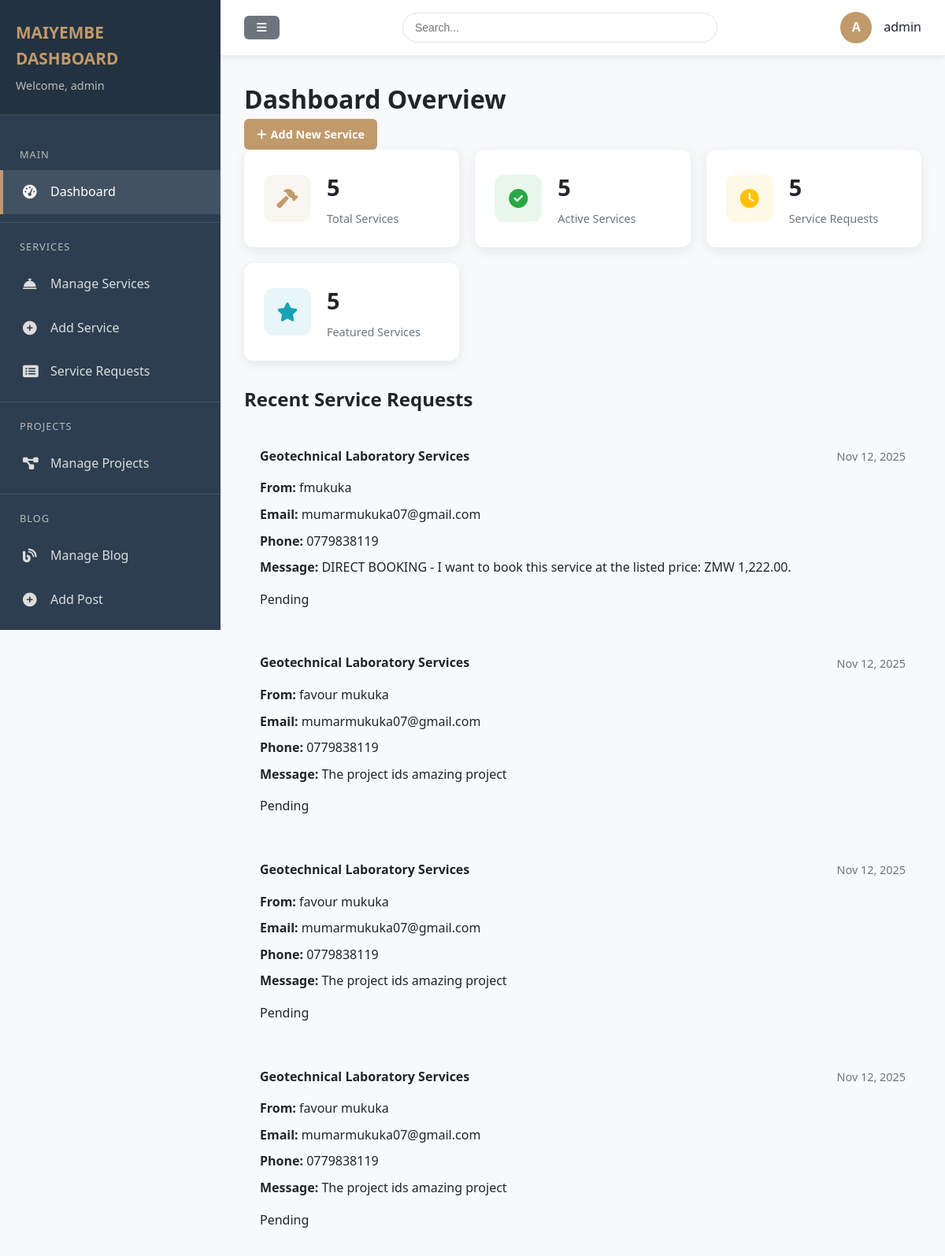
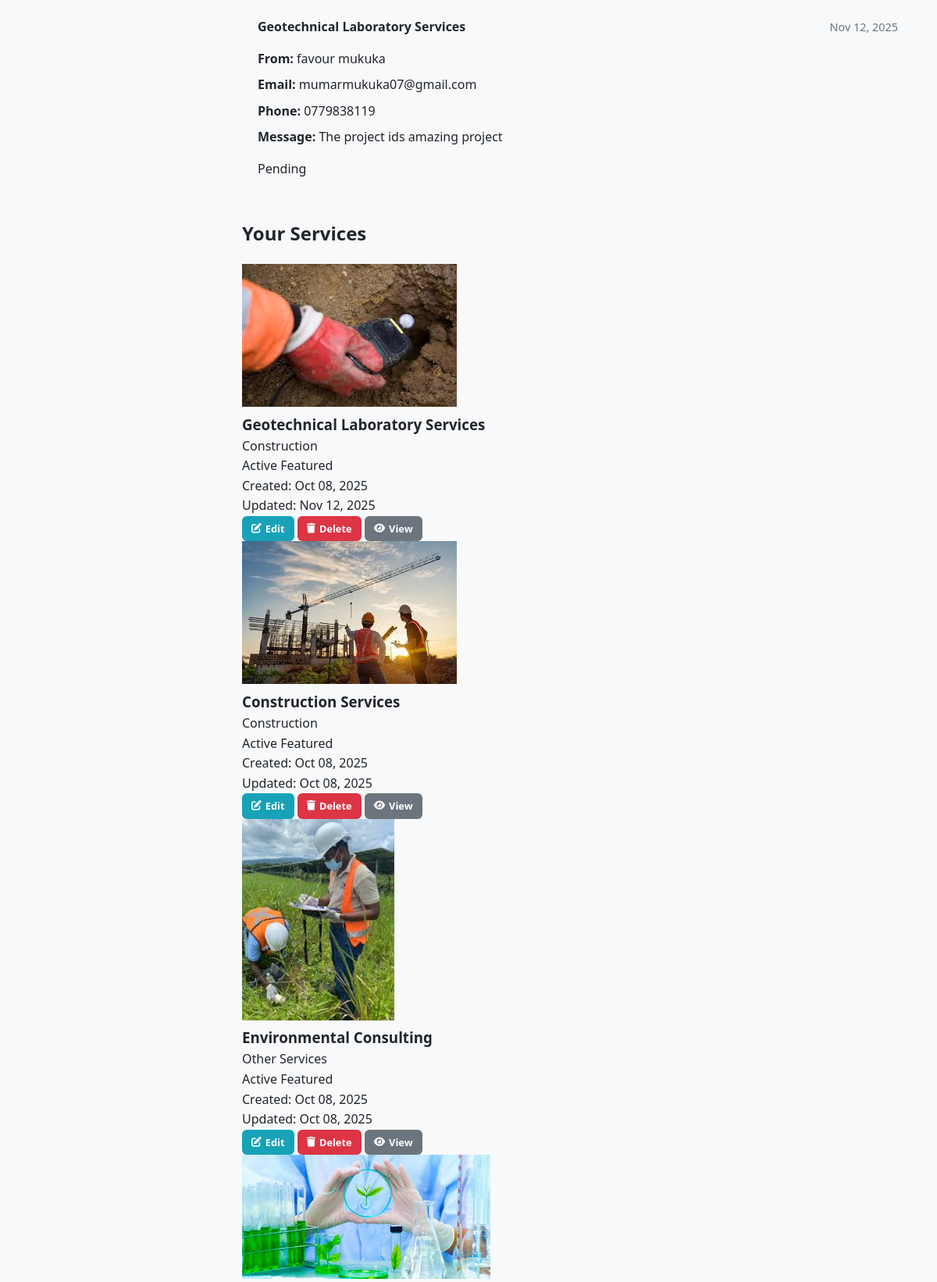
Page /dashboard/ (signed in, upper part) on the committed database (2 pictures, top to bottom).
### accounts/models.py (models this page shows, shortened)
class User(AbstractUser):
    ROLE_CHOICES = [
        ('admin', 'Admin'),
        ('host', 'Host'),
        ('donor', 'Donor'),
    ]
    role = models.CharField(max_length=20, choices=ROLE_CHOICES, default='guest')
    email = models.EmailField(unique=True)
    otp_code = models.CharField(max_length=6, blank=True, null=True)  # Add this field
    is_active = models.BooleanField(default=False)
    profile_picture = models.ImageField(upload_to='profile_pictures/', null=True, blank=True)
    phone_number = models.CharField(max_length=15, blank=True)
    company_name = models.CharField(max_length=100, blank=True)
    company_website = models.URLField(blank=True)
    bio = models.TextField(blank=True)
    is_host = models.BooleanField(default=False)
    USERNAME_FIELD = 'email'
    REQUIRED_FIELDS = ['username']

### core/models.py (models this page shows, shortened)
class ServiceRequest(models.Model):
    SERVICE_TYPES = [
        ('general', 'General Inquiry'),
        ('design', 'Design Consultation'),
        ('construction', 'Construction Project'),
        ('electrical', 'Electrical Work'),
        ('plumbing', 'Plumbing Work'),
        ('management', 'Property Management'),
        ('other', 'Other'),
    ]
    CONTACT_METHODS = [
        ('phone', 'Phone Call'),
        ('email', 'Email'),
        ('whatsapp', 'WhatsApp'),
        ('in-person', 'In-Person Meeting'),
    ]
    BUDGET_RANGES = [
        ('under_10k', 'Under ZMW 10,000'),
        ('10k_50k', 'ZMW 10,000 - 50,000'),
        ('50k_100k', 'ZMW 50,000 - 100,000'),
        ('100k_250k', 'ZMW 100,000 - 250,000'),
        ('250k_500k', 'ZMW 250,000 - 500,000'),
        ('500k_1m', 'ZMW 500,000 - 1,000,000'),
        ('over_1m', 'Over ZMW 1,000,000'),
        ('custom', 'Custom Budget'),
    ]
    service = models.ForeignKey(
        Service,
        on_delete=models.SET_NULL,
        null=True,
        blank=True,
        related_name='requests'
    )
    service_type = models.CharField(
        max_length=50,
        choices=SERVICE_TYPES,
        default='general'
    )
    name = models.CharField(max_length=200)
    email = models.EmailField()
    phone = models.CharField(max_length=20)
    message = models.TextField()
    contact_method = models.CharField(
        max_length=50,
        choices=CONTACT_METHODS,
        default='whatsapp'
    )
    budget_range = models.CharField(
        max_length=50,
        choices=BUDGET_RANGES,
        default='custom'
    )
    custom_budget = models.DecimalField(
        max_digits=12,
        decimal_places=2,
        null=True,
        blank=True,
        help_text="Specific budget amount if custom range selected"
    )
    project_location = models.CharField(
        max_length=200,
        blank=True,
        help_text="Where is the project located?"
    )
    project_timeline = models.CharField(
        max_length=100,
        blank=True,
        help_text="Desired timeline for project completion"
    )
    is_processed = models.BooleanField(default=False)
    created_at = models.DateTimeField(auto_now_add=True)
    updated_at = models.DateTimeField(auto_now=True)
    seen = models.BooleanField(default=False)
    class Meta:
        ordering = ['-created_at']

class Service(models.Model):
    title = models.CharField(max_length=100)
    slug = models.SlugField(unique=True, blank=True)
    short_description = models.TextField(help_text="Brief description for cards and listings", null=True, blank=True)
    full_description = models.TextField(help_text="Detailed description for service page", null=True, blank=True)
    image = models.ImageField(upload_to='services/')
    SERVICE_CATEGORIES = [
        ('design', 'Design & Planning'),
        ('construction', 'Construction'),
        ('electrical', 'Electrical'),
        ('plumbing', 'Plumbing'),
        ('management', 'Property Management'),
        ('other', 'Other Services'),
    ]
    category = models.CharField(
        max_length=50,
        choices=SERVICE_CATEGORIES,
        default='construction'
    )
    icon = models.CharField(
        max_length=50,
        help_text="Font Awesome icon class (e.g. 'fas fa-home')",
        blank=True
    )
    is_featured = models.BooleanField(default=False)
    display_order = models.PositiveIntegerField(default=0)
    created_at = models.DateTimeField(auto_now_add=True)
    updated_at = models.DateTimeField(auto_now=True)
    is_active = models.BooleanField(default=True)
    created_by = models.ForeignKey(
        settings.AUTH_USER_MODEL,
        on_delete=models.SET_NULL,
        null=True,
        related_name='services_created'
    )
    last_updated_by = models.ForeignKey(
        settings.AUTH_USER_MODEL,
        on_delete=models.SET_NULL,
        null=True,
        related_name='services_updated'
    )
    starting_price = models.DecimalField(
        max_digits=12,
        decimal_places=2,
        null=True,
        blank=True,
        help_text="Starting price for this service"
    )
    price_unit = models.CharField(
        max_length=50,
        blank=True,
        help_text="e.g., per square meter, per project, etc."
    )
    price_description = models.TextField(
        blank=True,
        help_text="Description of what's included in the starting price"
    )
    is_price_negotiable = models.BooleanField(default=True)
    price_display_type = models.CharField(
        max_length=20,
        choices=[
            ('starting_from', 'Starting From'),
            ('fixed', 'Fixed Price'),
            ('custom', 'Custom Quote'),
            ('free_consultation', 'Free Consultation'),
        ],
        default='starting_from'
    )
    pricing_breakdown = models.TextField(
        blank=True,
        help_text="Detailed breakdown of what's included in the price (one per line)"
    )
    estimated_duration = models.CharField(
        max_length=100,
        blank=True,
        help_text="e.g., 2-4 weeks, 1-2 days, etc."
    )
    includes_services = models.TextField(
        blank=True,
        help_text="List of services included (one per line)"
    )
    optional_addons = models.TextField(
        blank=True,
        help_text="Optional additional services with prices (one per line)"
    )
    class Meta:
        ordering = ['display_order']

### core/views.py (the view)
# urls.py: path('dashboard/', DashboardView.as_view(), name='dashboard'),
class DashboardView(LoginRequiredMixin, ListView):
    template_name = 'dashboard/dashboard.html'
    context_object_name = 'services'
    def get_queryset(self):
        return Service.objects.filter(created_by=self.request.user).order_by('-updated_at')[:5]
    def get_context_data(self, **kwargs):
        context = super().get_context_data(**kwargs)
        context['service_requests'] = ServiceRequest.objects.all().order_by('-created_at')[:5]
        context['total_services'] = Service.objects.count()
        context['active_services'] = Service.objects.filter(is_active=True).count()
        context['total_requests'] = ServiceRequest.objects.count()
        context['new_requests'] = ServiceRequest.objects.filter(is_processed=False).count()
        return context

### templates/dashboard/dashboard.html (shortened to what this page needs)
{% extends 'dashboard/base.html' %}
{% block dashboard_content %}
<div class="dashboard-header">
    <h1>Dashboard Overview</h1>
    <a href="{% url 'core:service_create' %}" class="btn btn-primary">
        <i class="fas fa-plus"></i> Add New Service
    </a>
</div>
<div class="stats-grid">
    <div class="stat-card">
        <div class="stat-icon primary">
            <i class="fas fa-hammer"></i>
        </div>
        <div class="stat-content">
            <h3>{{ services.count }}</h3>
            <p>Total Services</p>
        </div>
    </div>
    <div class="stat-card">
        <div class="stat-icon success">
            <i class="fas fa-check-circle"></i>
        </div>
        <div class="stat-content">
            <h3>{{ services|length }}</h3>
            <p>Active Services</p>
        </div>
    </div>
    <div class="stat-card">
        <div class="stat-icon warning">
            <i class="fas fa-clock"></i>
        </div>
        <div class="stat-content">
            <h3>{{ service_requests.count }}</h3>
            <p>Service Requests</p>
        </div>
    </div>
    <div class="stat-card">
        <div class="stat-icon info">
            <i class="fas fa-star"></i>
        </div>
        <div class="stat-content">
            <h3>{{ services|length }}</h3>
            <p>Featured Services</p>
        </div>
    </div>
</div>
<div class="service-requests" style="margin-bottom: 30px;">
    <div class="form-container">
        <h2 style="margin-bottom: 20px;">Recent Service Requests</h2>
        <div class="requests-list">
            {% for request in service_requests|slice:":5" %}
            <div class="request-card" style="background: #f8f9fa; padding: 20px; border-radius: 8px; margin-bottom: 15px;">
                <div class="request-header" style="display: flex; justify-content: space-between; align-items: center; margin-bottom: 15px;">
                    <h4 style="margin: 0; color: var(--text-dark);">{{ request.service.title|default:"General Inquiry" }}</h4>
                    <span class="request-date" style="color: var(--text-light); font-size: 0.9rem;">
                        {{ request.created_at|date:"M d, Y" }}
                    </span>
                </div>
                <div class="request-details">
                    <p style="margin-bottom: 8px;"><strong>From:</strong> {{ request.name }}</p>
                    <p style="margin-bottom: 8px;"><strong>Email:</strong> {{ request.email }}</p>
                    <p style="margin-bottom: 8px;"><strong>Phone:</strong> {{ request.phone }}</p>
                    <p style="margin-bottom: 0;"><strong>Message:</strong> {{ request.message|truncatewords:20 }}</p>
                </div>
                <div class="request-status" style="margin-top: 15px;">
                    <span class="badge {% if request.is_processed %}badge-success{% else %}badge-warning{% endif %}">
                        {% if request.is_processed %}Processed{% else %}Pending{% endif %}
                    </span>
                </div>
            </div>
            {% empty %}
            <p style="text-align: center; color: var(--text-light); padding: 40px;">No service requests yet.</p>
            {% endfor %}
        </div>
    </div>
</div>
<div class="services-section">
    <h2 style="margin-bottom: 20px;">Your Services</h2>
    <div class="service-list">
        {% for service in services %}
        <div class="service-card">
            <div class="service-image">
                {% if service.image %}
                <img src="{{ service.image.url }}" alt="{{ service.title }}">
                {% else %}
                <div class="no-image">
                    <i class="fas fa-image"></i>
                </div>
                {% endif %}
            </div>
            <div class="service-info">
                <h3>{{ service.title }}</h3>
                <p class="service-category">{{ service.get_category_display }}</p>
                <div class="service-status">
                    <span class="badge {% if service.is_active %}badge-success{% else %}badge-secondary{% endif %}">
                        {% if service.is_active %}Active{% else %}Inactive{% endif %}
                    </span>
                    {% if service.is_featured %}
                    <span class="badge badge-primary">Featured</span>
                    {% endif %}
                </div>
                <p class="service-meta">
                    Created: {{ service.created_at|date:"M d, Y" }}<br>
                    Updated: {{ service.updated_at|date:"M d, Y" }}
                </p>
            </div>
            <div class="service-actions">
                <a href="{% url 'core:service_update' service.pk %}" class="btn btn-sm btn-edit">
                    <i class="fas fa-edit"></i> Edit
                </a>
                <a href="{% url 'core:service_delete' service.pk %}" class="btn btn-sm btn-danger">
                    <i class="fas fa-trash"></i> Delete
                </a>
                <a href="{% url 'core:service_detail' service.slug %}" class="btn btn-sm btn-secondary" target="_blank">
                    <i class="fas fa-eye"></i> View
                </a>
            </div>
        </div>
        {% endfor %}
    </div>
</div>
{% endblock %}

### templates/dashboard/base.html (shortened to what this page needs)
{% load static %}
<!DOCTYPE html>
<html lang="en">
<head>
    <link rel="stylesheet" href="https://cdnjs.cloudflare.com/ajax/libs/font-awesome/6.0.0-beta3/css/all.min.css">
</head>
<body>
    <div class="dashboard-container">
        <aside class="dashboard-sidebar">
            <div class="sidebar-header">
                <h3>MAIYEMBE DASHBOARD</h3>
                <p>Welcome, {{ request.user.get_full_name|default:request.user.username }}</p>
            </div>
            <nav class="sidebar-nav">
                <div class="nav-section">
                    <div class="nav-section-title">Main</div>
                    <a href="{% url 'core:dashboard' %}" class="{% if request.resolver_match.url_name == 'dashboard' %}active{% endif %}">
                        <i class="fas fa-tachometer-alt"></i> Dashboard
                    </a>
                </div>
                <div class="nav-section">
                    <div class="nav-section-title">Services</div>
                    <a href="{% url 'core:service_list_dashboard' %}" class="{% if 'services' in request.path and 'requests' not in request.path %}active{% endif %}">
                        <i class="fas fa-concierge-bell"></i> Manage Services
                    </a>
                    <a href="{% url 'core:service_create' %}" class="{% if request.resolver_match.url_name == 'service_create' %}active{% endif %}">
                        <i class="fas fa-plus-circle"></i> Add Service
                    </a>
                    <a href="{% url 'core:service_request_list' %}" class="{% if 'service-requests' in request.path %}active{% endif %}">
                        <i class="fas fa-list-alt"></i> Service Requests
                    </a>
                </div>
                <div class="nav-section">
                    <div class="nav-section-title">Projects</div>
                    <a href="{% url 'projects:project_dashboard' %}" class="{% if 'projects' in request.path %}active{% endif %}">
                        <i class="fas fa-project-diagram"></i> Manage Projects
                    </a>
                </div>
                <div class="nav-section">
                    <div class="nav-section-title">Blog</div>
                    <a href="{% url 'blog:blog_dashboard' %}" class="{% if 'blog' in request.path %}active{% endif %}">
                        <i class="fas fa-blog"></i> Manage Blog
                    </a>
                    <a href="{% url 'blog:post_create' %}" class="{% if request.resolver_match.url_name == 'post_create' %}active{% endif %}">
                        <i class="fas fa-plus-circle"></i> Add Post
                    </a>
                    <a href="{% url 'blog:comment_list' %}" class="{% if 'comments' in request.path %}active{% endif %}">
                    </a>
                </div>
            </nav>
        </aside>
        <main class="dashboard-content">
            <div class="top-nav">
                <button class="menu-toggle btn btn-secondary" onclick="toggleSidebar()">
                    <i class="fas fa-bars"></i>
                </button>
                <div class="search-bar">
                    <input type="text" placeholder="Search...">
                </div>
                <div class="user-menu">
                    <div class="user-avatar">
                        {{ request.user.get_full_name|default:request.user.username|first|upper }}
                    </div>
                    <span>{{ request.user.get_full_name|default:request.user.username }}</span>
                </div>
            </div>
            <div class="content-wrapper">
                {% block dashboard_content %}
                {% endblock %}
            </div>
        </main>
    </div>
</body>
</html>

### rows in the picture
User: user.get_full_name "admin", user.get_full_name|first "A"
ServiceRequest: service "Geotechnical Laboratory Services", created_at "Nov 12, 2025", name "fmukuka", email "mumarmukuka07@gmail.com", phone "0779838119", message "DIRECT BOOKING - I want to book this service at the listed price: ZMW 1,222.00.", is_processed "Pending"
ServiceRequest: service "Geotechnical Laboratory Services", created_at "Nov 12, 2025", name "favour mukuka", email "mumarmukuka07@gmail.com", phone "0779838119", message "The project ids amazing project", is_processed "Pending"
ServiceRequest: service "Geotechnical Laboratory Services", created_at "Nov 12, 2025", name "favour mukuka", email "mumarmukuka07@gmail.com", phone "0779838119", message "The project ids amazing project", is_processed "Pending"
ServiceRequest: service "Geotechnical Laboratory Services", created_at "Nov 12, 2025", name "favour mukuka", email "mumarmukuka07@gmail.com", phone "0779838119", message "The project ids amazing project", is_processed "Pending"
ServiceRequest: service "Geotechnical Laboratory Services", created_at "Nov 12, 2025", name "favour mukuka", email "mumarmukuka07@gmail.com", phone "0779838119", message "The project ids amazing project", is_processed "Pending"
Service: image (picture), title "Geotechnical Laboratory Services", category "Construction", is_active "Active", is_featured "Featured", created_at "Oct 08, 2025", updated_at "Nov 12, 2025"
Service: image (picture), title "Construction Services", category "Construction", is_active "Active", is_featured "Featured", created_at "Oct 08, 2025", updated_at "Oct 08, 2025"
Service: image (picture), title "Environmental Consulting", category "Other Services", is_active "Active", is_featured "Featured", created_at "Oct 08, 2025", updated_at "Oct 08, 2025"
Service: image (picture)

### other values in the picture
{{ services.count }} "5"
{{ services|length }} "5"
{{ service_requests.count }} "5"
